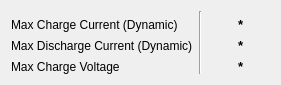
   <widget class="QWidget" name="">
    <property name="geometry">
     <rect>
      <x>974</x>
      <y>279</y>
      <width>281</width>
      <height>74</height>
     </rect>
    </property>
    <layout class="QGridLayout" name="gridLayout_7">
     <item row="0" column="1" rowspan="4" colspan="2">
      <widget class="Line" name="line">
       <property name="orientation">
        <enum>Qt::Vertical</enum>
       </property>
      </widget>
     </item>
     <item row="1" column="0" rowspan="3">
      <layout class="QGridLayout" name="gridLayout_5">
       <item row="0" column="0">
        <widget class="QLabel" name="Max_Charge_Current_NOW_label">
         <property name="text">
          <string>Max Charge Current (Dynamic)</string>
         </property>
        </widget>
       </item>
       <item row="1" column="0">
        <widget class="QLabel" name="Max_Discharge_Current_NOW_label">
         <property name="text">
          <string>Max Discharge Current (Dynamic)</string>
         </property>
        </widget>
       </item>
       <item row="2" column="0">
        <widget class="QLabel" name="Max_Charge_Voltage_label">
         <property name="text">
          <string>Max Charge Voltage</string>
         </property>
        </widget>
       </item>
      </layout>
     </item>
     <item row="1" column="2">
      <widget class="QLabel" name="Max_Charge_Current_NOW_Value">
       <property name="font">
        <font>
         <pointsize>10</pointsize>
         <weight>75</weight>
         <bold>true</bold>
        </font>
       </property>
       <property name="text">
        <string>*</string>
       </property>
       <property name="alignment">
        <set>Qt::AlignLeading|Qt::AlignLeft|Qt::AlignVCenter</set>
       </property>
      </widget>
     </item>
     <item row="2" column="2">
      <widget class="QLabel" name="Max_Discharge_Current_NOW_Value">
       <property name="font">
        <font>
         <pointsize>10</pointsize>
         <weight>75</weight>
         <bold>true</bold>
        </font>
       </property>
       <property name="text">
        <string>*</string>
       </property>
       <property name="alignment">
        <set>Qt::AlignLeading|Qt::AlignLeft|Qt::AlignVCenter</set>
       </property>
      </widget>
     </item>
     <item row="3" column="2">
      <widget class="QLabel" name="Max_Charge_Voltage_Value">
       <property name="font">
        <font>
         <pointsize>10</pointsize>
         <weight>75</weight>
         <bold>true</bold>
        </font>
       </property>
       <property name="text">
        <string>*</string>
       </property>
       <property name="alignment">
        <set>Qt::AlignLeading|Qt::AlignLeft|Qt::AlignVCenter</set>
       </property>
      </widget>
     </item>
    </layout>
   </widget>
